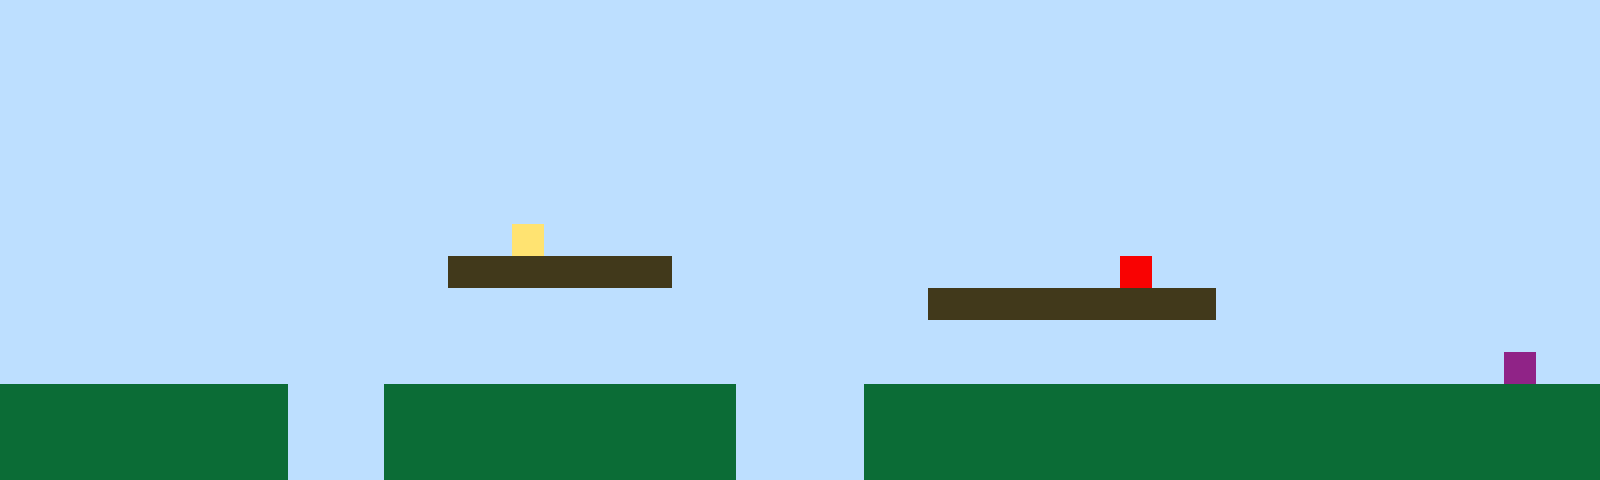

Below is a game level as drawn by its tile map, then a one-line description and the .tmx file that defines it, in full:
An orthogonal 50x15 tile map with 32x32 px tiles, 1 tile layer (Tile Layer 1).

<map version="1.10" tiledversion="1.11.2" orientation="orthogonal" renderorder="right-up" width="50" height="15" tilewidth="32" tileheight="32" infinite="0" nextlayerid="2" nextobjectid="1"><editorsettings><export target="map1.csv" format="csv" /></editorsettings><tileset firstgid="1" name="sprites" tilewidth="32" tileheight="32" tilecount="6" columns="3"><image source="sprites.png" width="96" height="64" /></tileset><layer id="1" name="Tile Layer 1" width="50" height="15"><data encoding="csv">1,1,1,1,1,1,1,1,1,1,1,1,1,1,1,1,1,1,1,1,1,1,1,1,1,1,1,1,1,1,1,1,1,1,1,1,1,1,1,1,1,1,1,1,1,1,1,1,1,1,1,1,1,1,1,1,1,1,1,1,1,1,1,1,1,1,1,1,1,1,1,1,1,1,1,1,1,1,1,1,1,1,1,1,1,1,1,1,1,1,1,1,1,1,1,1,1,1,1,1,1,1,1,1,1,1,1,1,1,1,1,1,1,1,1,1,1,1,1,1,1,1,1,1,1,1,1,1,1,1,1,1,1,1,1,1,1,1,1,1,1,1,1,1,1,1,1,1,1,1,1,1,1,1,1,1,1,1,1,1,1,1,1,1,1,1,1,1,1,1,1,1,1,1,1,1,1,1,1,1,1,1,1,1,1,1,1,1,1,1,1,1,1,1,1,1,1,1,1,1,1,1,1,1,1,1,1,1,1,1,1,1,1,1,1,1,1,1,1,1,1,1,1,1,1,1,1,1,1,1,1,1,1,1,1,1,1,1,1,1,1,1,1,1,1,1,1,1,1,1,1,1,1,1,1,1,1,1,1,1,1,1,1,1,1,1,1,1,1,1,1,1,1,1,1,1,1,1,1,1,1,1,1,1,1,1,1,1,1,1,1,1,1,1,1,1,1,1,1,1,1,1,1,1,1,1,1,1,1,1,1,1,1,1,1,1,1,1,1,1,1,1,1,1,1,1,1,1,1,1,1,1,1,1,1,1,1,1,1,1,1,1,1,1,1,1,1,1,1,1,1,1,1,1,1,1,1,1,1,1,1,1,1,1,1,1,4,1,1,1,1,1,1,1,1,1,1,1,1,1,1,1,1,1,1,1,1,1,1,1,1,1,1,1,1,1,1,1,1,1,1,1,1,1,1,1,1,1,1,1,1,1,1,1,3,3,3,3,3,3,3,1,1,1,1,1,1,1,1,1,1,1,1,1,1,5,1,1,1,1,1,1,1,1,1,1,1,1,1,1,1,1,1,1,1,1,1,1,1,1,1,1,1,1,1,1,1,1,1,1,1,1,1,1,1,1,1,1,1,3,3,3,3,3,3,3,3,3,1,1,1,1,1,1,1,1,1,1,1,1,1,1,1,1,1,1,1,1,1,1,1,1,1,1,1,1,1,1,1,1,1,1,1,1,1,1,1,1,1,1,1,1,1,1,1,1,1,1,1,1,1,1,1,1,1,1,1,1,1,1,1,1,1,1,1,1,1,1,1,1,1,1,1,1,1,1,1,1,1,1,1,1,1,1,1,1,1,1,1,1,1,1,1,1,1,1,1,1,1,1,1,1,1,1,1,1,1,6,1,1,2,2,2,2,2,2,2,2,2,1,1,1,2,2,2,2,2,2,2,2,2,2,2,1,1,1,1,2,2,2,2,2,2,2,2,2,2,2,2,2,2,2,2,2,2,2,2,2,2,2,2,2,2,2,2,2,2,2,2,1,1,1,2,2,2,2,2,2,2,2,2,2,2,1,1,1,1,2,2,2,2,2,2,2,2,2,2,2,2,2,2,2,2,2,2,2,2,2,2,2,2,2,2,2,2,2,2,2,2,1,1,1,2,2,2,2,2,2,2,2,2,2,2,1,1,1,1,2,2,2,2,2,2,2,2,2,2,2,2,2,2,2,2,2,2,2,2,2,2,2</data></layer></map>
